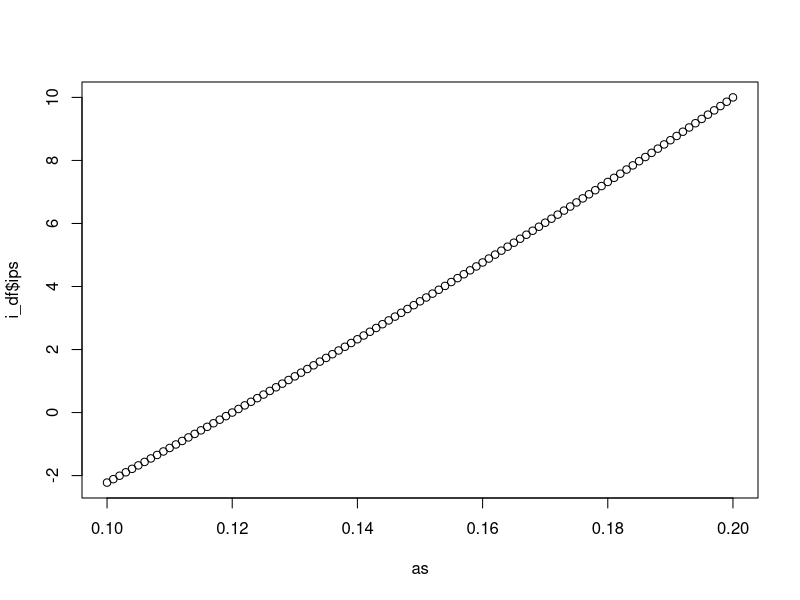

Here is the R script that generated this plot:
# Indicator of change ----
# https://arxiv.org/abs/2011.14807
# 2020 Brauen - On absolute and relative change
# https://en.wikipedia.org/wiki/Relative_change

# An antisymmetric, additive and normed measure of change
# Either
# \lambda =   1 -> ln (b/a)
# \lambda = 1/2 -> 2 * (sqrt(b) - sqrt(a)) Puts equal weight on absolute and relative change!

# If we compare traffic work instead of volume, the relative change will be the same, but the absolute change will be somewhat different.
# And this will only affect F, not the log difference.

F_pi_i_lambda_half <- function(a, b) {

  F <-  2 * (sqrt(b) - sqrt(a))

}

point_index_tests <-
  tibble::tibble(
    base_volume = c(
      # Same absolute change
      200,
      1000,
      10000,
      10200,
      1200,
      400,
      # No change
      2000,
      # Same relative change
      200,
      2000,
      20000,
      # Additive
      2000,
      2200,
      2000
    ),
    calc_volume = c(
      # Same absolute change
      400,
      1200,
      10200,
      10000,
      1000,
      200,
      # No change
      2000,
      # Same relative change
      205,
      2050,
      20500,
      # Additive
      2200,
      2500,
      2500
    )
  ) |>
  dplyr::mutate(
    abs_change = calc_volume - base_volume,
    rel_change = calc_volume / base_volume,
    log_change = log(calc_volume / base_volume),
    prc_change = 100 * (calc_volume / base_volume - 1),
    log_prc_change = 100 * log(calc_volume / base_volume),
    # f_pi_i_lambda_half = (calc_volume - base_volume) / sqrt(base_volume),
    F = F_pi_i_lambda_half(base_volume, calc_volume)
  ) 

# F for the city doesn't say much. It would still be perilous to compare cities.


# Examples ----
a <- 1000
b <- 1200
c <- 1300

## Antisymmetry ----
ab <- 100 * log(b/a)
ba <- 100 * log(a/b)
# Yes

ab_F <- F_pi_i_lambda_half(a, b)
ba_F <- F_pi_i_lambda_half(b, a)
# Yes


## Additivity again ----
ac <- 100 * log(c/a)
bc <- 100 * log(c/b)

abc <- ab + bc
# Yes

ac_F <- F_pi_i_lambda_half(a, c)
bc_F <- F_pi_i_lambda_half(b, c)

abc_F <- ab_F + bc_F
# Yes

## Normed ----
abn <- log(b/a)
acn <- log(c/a)
bcn <- log(c/b)

abcn <- abn + bcn


# Ratio of private traffic ----
index_i_from_ratio <- function(a) {

  index_i = (1 - 0.12) / (1 - a)
}

as <- seq(10, 20, 0.1) / 100

i_df <-
  tibble::tibble(
    as
  ) |>
  dplyr::mutate(
    is = index_i_from_ratio(as),
    ips = 100 * (is - 1),
    aps = 100 * (as / 0.12 - 1)
  )

plot(as, i_df$ips)
